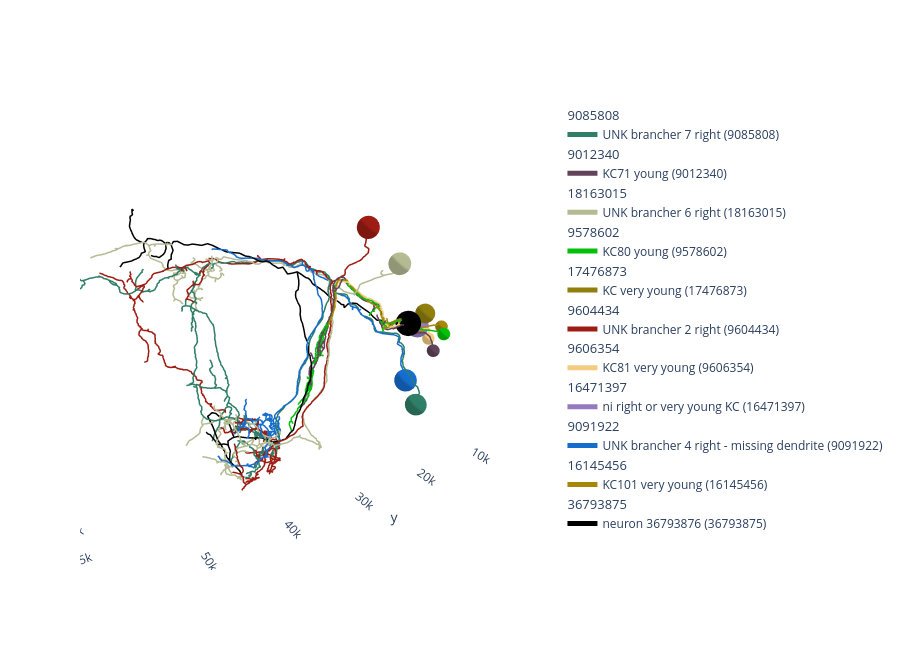

Write notebook code for a chart like this one.
### Code cell
# ── Plot 2: sorted by seymour2gaba ────────────────────────────────────────────
gabas = gaba_select_ns_in_seymour
top_seymour_matches = nbl_select_wide.sort_values("seymour2gaba", ascending=False)
seymours = ns_seymour[
    [skid in set(top_seymour_matches.seymour.head(10)) for skid in ns_seymour.skeleton_id]
]

colours = np.random.rand(len(seymours), 3)
colours = ["#%02x%02x%02x" % tuple((c * 255).astype(int)) for c in colours]
whites = ["black"] if type(gabas) == pymaid.core.CatmaidNeuron else ["black"] * len(gabas)

fig = navis.plot3d([seymours, gabas], color=colours + whites, inline=False)
fig.update_layout(
    height=650,
    legend=dict(tracegroupgap=0, font=dict(size=12), itemsizing="constant"),

 
    )

### Figure 1 — Plotly figure (JSON) as saved in the notebook; plotly's stock layout.template omitted (floating-point values rounded to 4 significant figures; data arrays with more than 128 entries replaced by an {"elided": "..."} marker saying what was removed)
{"data": [{"hoverinfo": "none", "hovertext": " ", "legendgroup": "9085808", "legendgrouptitle": {"text": "9085808"}, "line": {"color": "rgb(47,126,103)", "dash": "solid", "width": 3}, "mode": "lines", "name": "UNK brancher 7 right (9085808)", "opacity": 1, "showlegend": true, "type": "scatter3d", "x": {"elided": "2292 float values"}, "y": {"elided": "2292 float values"}, "z": {"elided": "2292 int values"}}, {"color": "rgb(47,126,103)", "hoverinfo": "name", "i": {"elided": "320 int values"}, "j": {"elided": "320 int values"}, "k": {"elided": "320 int values"}, "legendgroup": "9085808", "showlegend": false, "type": "mesh3d", "x": {"elided": "162 float values"}, "y": {"elided": "162 float values"}, "z": {"elided": "162 float values"}}, {"hoverinfo": "none", "hovertext": " ", "legendgroup": "9012340", "legendgrouptitle": {"text": "9012340"}, "line": {"color": "rgb(98,67,90)", "dash": "solid", "width": 3}, "mode": "lines", "name": "KC71 young (9012340)", "opacity": 1, "showlegend": true, "type": "scatter3d", "x": {"elided": "1048 float values"}, "y": {"elided": "1048 float values"}, "z": {"elided": "1048 int values"}}, {"color": "rgb(98,67,90)", "hoverinfo": "name", "i": {"elided": "320 int values"}, "j": {"elided": "320 int values"}, "k": {"elided": "320 int values"}, "legendgroup": "9012340", "showlegend": false, "type": "mesh3d", "x": {"elided": "162 float values"}, "y": {"elided": "162 float values"}, "z": {"elided": "162 float values"}}, {"hoverinfo": "none", "hovertext": " ", "legendgroup": "18163015", "legendgrouptitle": {"text": "18163015"}, "line": {"color": "rgb(180,187,147)", "dash": "solid", "width": 3}, "mode": "lines", "name": "UNK brancher 6 right (18163015)", "opacity": 1, "showlegend": true, "type": "scatter3d", "x": {"elided": "1935 float values"}, "y": {"elided": "1935 float values"}, "z": {"elided": "1935 int values"}}, {"color": "rgb(180,187,147)", "hoverinfo": "name", "i": {"elided": "320 int values"}, "j": {"elided": "320 int values"}, "k": {"elided": "320 int values"}, "legendgroup": "18163015", "showlegend": false, "type": "mesh3d", "x": {"elided": "162 float values"}, "y": {"elided": "162 float values"}, "z": {"elided": "162 float values"}}, {"hoverinfo": "none", "hovertext": " ", "legendgroup": "9578602", "legendgrouptitle": {"text": "9578602"}, "line": {"color": "rgb(4,192,11)", "dash": "solid", "width": 3}, "mode": "lines", "name": "KC80 young (9578602)", "opacity": 1, "showlegend": true, "type": "scatter3d", "x": {"elided": "1115 float values"}, "y": {"elided": "1115 float values"}, "z": {"elided": "1115 int values"}}, {"color": "rgb(4,192,11)", "hoverinfo": "name", "i": {"elided": "320 int values"}, "j": {"elided": "320 int values"}, "k": {"elided": "320 int values"}, "legendgroup": "9578602", "showlegend": false, "type": "mesh3d", "x": {"elided": "162 float values"}, "y": {"elided": "162 float values"}, "z": {"elided": "162 float values"}}, {"hoverinfo": "none", "hovertext": " ", "legendgroup": "17476873", "legendgrouptitle": {"text": "17476873"}, "line": {"color": "rgb(145,127,13)", "dash": "solid", "width": 3}, "mode": "lines", "name": "KC very young (17476873)", "opacity": 1, "showlegend": true, "type": "scatter3d", "x": [33220.0, 33310.0, 33288, 33230.0, 33250.0, 33180.0, 32930.0, 32790.0, 32737, 32623, 32510.0, 32410.0, 32340.0, 32300, 32260.0, 32190.0, 32170.0, 32290.0, 32330.0, 32700.0, null], "y": [15580.0, 15570.0, 15530.0, 15789, 15450.0, 15250.0, 15110.0, 14690.0, 14930.0, 14910.0, 14740.0, 14520.0, 14383, 13566, 13270.0, 12692, 12210.0, 11820.0, 11130.0, 8265, null], "z": [48900, 48850, 48800, 48750, 48700, 48650, 48700, 48750, 48800, 48850, 48950, 49050, 49150, 49250, 49200, 49100, 49000, 48900, 48750, 49150, null]}, {"color": "rgb(145,127,13)", "hoverinfo": "name", "i": {"elided": "320 int values"}, "j": {"elided": "320 int values"}, "k": {"elided": "320 int values"}, "legendgroup": "17476873", "showlegend": false, "type": "mesh3d", "x": {"elided": "162 float values"}, "y": {"elided": "162 float values"}, "z": {"elided": "162 float values"}}, {"hoverinfo": "none", "hovertext": " ", "legendgroup": "9604434", "legendgrouptitle": {"text": "9604434"}, "line": {"color": "rgb(157,29,20)", "dash": "solid", "width": 3}, "mode": "lines", "name": "UNK brancher 2 right (9604434)", "opacity": 1, "showlegend": true, "type": "scatter3d", "x": {"elided": "2445 float values"}, "y": {"elided": "2445 float values"}, "z": {"elided": "2445 int values"}}, {"color": "rgb(157,29,20)", "hoverinfo": "name", "i": {"elided": "320 int values"}, "j": {"elided": "320 int values"}, "k": {"elided": "320 int values"}, "legendgroup": "9604434", "showlegend": false, "type": "mesh3d", "x": {"elided": "162 float values"}, "y": {"elided": "162 float values"}, "z": {"elided": "162 float values"}}, {"hoverinfo": "none", "hovertext": " ", "legendgroup": "9606354", "legendgrouptitle": {"text": "9606354"}, "line": {"color": "rgb(244,204,128)", "dash": "solid", "width": 3}, "mode": "lines", "name": "KC81 very young (9606354)", "opacity": 1, "showlegend": true, "type": "scatter3d", "x": {"elided": "423 float values"}, "y": {"elided": "423 float values"}, "z": {"elided": "423 int values"}}, {"color": "rgb(244,204,128)", "hoverinfo": "name", "i": {"elided": "320 int values"}, "j": {"elided": "320 int values"}, "k": {"elided": "320 int values"}, "legendgroup": "9606354", "showlegend": false, "type": "mesh3d", "x": {"elided": "162 float values"}, "y": {"elided": "162 float values"}, "z": {"elided": "162 float values"}}, {"hoverinfo": "none", "hovertext": " ", "legendgroup": "16471397", "legendgrouptitle": {"text": "16471397"}, "line": {"color": "rgb(150,122,192)", "dash": "solid", "width": 3}, "mode": "lines", "name": "ni right or very young KC (16471397)", "opacity": 1, "showlegend": true, "type": "scatter3d", "x": [33050.0, 33050.0, 33050.0, 32990.0, 32870.0, 32620.0, 32490.0, 32490.0, 32470.0, 32450.0, 32440.0, 32420.0, 32440.0, 32460.0, 32480.0, 32490.0, 32520.0, 32550.0, 32580.0, 32600.0, 32610.0, 32620.0, 32630.0, 32640.0, 32680.0, 32725, 32740.0, 32750.0, 32730.0, 32706, 32730.0, 32760.0, 32830.0, 32900.0, 32900.0, 32910.0, 32990.0, 33070.0, 33150.0, 33230.0, 33250.0, 33280.0, 33310.0, 33340.0, 33400.0, 33450.0, 33530.0, 33600.0, 33710.0, 33810.0, 33920.0, 34030.0, 34120.0, 34200.0, 34340.0, 34490.0, 34930.0, 35370.0, 36200.0, 36230.0, 36270.0, 36300.0, 36340.0, 36370.0, 36410.0, 36440.0, 36480.0, 36510.0, 36550.0, 36580.0, null], "y": [14630.0, 14600.0, 14210.0, 13990.0, 13920.0, 13270.0, 13140.0, 13100.0, 13080.0, 13060.0, 12960.0, 12860.0, 12726, 12630.0, 12530.0, 12440.0, 12410.0, 12384, 12360.0, 12330.0, 12340.0, 12340.0, 12350.0, 12350.0, 12140.0, 11940.0, 11840.0, 11750.0, 11740.0, 11719, 11630.0, 11540.0, 11350.0, 11170.0, 11150.0, 11140.0, 11020.0, 10900.0, 10840.0, 10790.0, 10700.0, 10610.0, 10500.0, 10400.0, 10300.0, 10200.0, 10110.0, 10010.0, 9877.0, 9740.0, 9676.0, 9611.0, 9550.0, 9488.0, 9329.0, 9171.0, 8523.0, 7876.0, 6709.0, 6660.0, 6610.0, 6560.0, 6510.0, 6460.0, 6410.0, 6361.0, 6311.0, 6261.0, 6211.0, 6161.0, null], "z": [48600, 48650, 48700, 48750, 48800, 48800, 48750, 48700, 48650, 48600, 48550, 48500, 48450, 48400, 48350, 48300, 48250, 48200, 48150, 48100, 48050, 48000, 47950, 47900, 47850, 47800, 47750, 47700, 47650, 47600, 47550, 47500, 47450, 47400, 47350, 47300, 47250, 47200, 47150, 47100, 47050, 47000, 46950, 46900, 46850, 46800, 46750, 46700, 46650, 46600, 46550, 46500, 46450, 46400, 46350, 46300, 46250, 46200, 46200, 46150, 46100, 46050, 46000, 45950, 45900, 45850, 45800, 45750, 45700, 45650, null]}, {"color": "rgb(150,122,192)", "hoverinfo": "name", "i": {"elided": "320 int values"}, "j": {"elided": "320 int values"}, "k": {"elided": "320 int values"}, "legendgroup": "16471397", "showlegend": false, "type": "mesh3d", "x": {"elided": "162 float values"}, "y": {"elided": "162 float values"}, "z": {"elided": "162 float values"}}, {"hoverinfo": "none", "hovertext": " ", "legendgroup": "9091922", "legendgrouptitle": {"text": "9091922"}, "line": {"color": "rgb(21,109,206)", "dash": "solid", "width": 3}, "mode": "lines", "name": "UNK brancher 4 right - missing dendrite (9091922)", "opacity": 1, "showlegend": true, "type": "scatter3d", "x": {"elided": "1687 float values"}, "y": {"elided": "1687 float values"}, "z": {"elided": "1687 int values"}}, {"color": "rgb(21,109,206)", "hoverinfo": "name", "i": {"elided": "320 int values"}, "j": {"elided": "320 int values"}, "k": {"elided": "320 int values"}, "legendgroup": "9091922", "showlegend": false, "type": "mesh3d", "x": {"elided": "162 float values"}, "y": {"elided": "162 float values"}, "z": {"elided": "162 float values"}}, {"hoverinfo": "none", "hovertext": " ", "legendgroup": "16145456", "legendgrouptitle": {"text": "16145456"}, "line": {"color": "rgb(166,135,10)", "dash": "solid", "width": 3}, "mode": "lines", "name": "KC101 very young (16145456)", "opacity": 1, "showlegend": true, "type": "scatter3d", "x": {"elided": "414 float values"}, "y": {"elided": "414 float values"}, "z": {"elided": "414 int values"}}, {"color": "rgb(166,135,10)", "hoverinfo": "name", "i": {"elided": "320 int values"}, "j": {"elided": "320 int values"}, "k": {"elided": "320 int values"}, "legendgroup": "16145456", "showlegend": false, "type": "mesh3d", "x": {"elided": "162 float values"}, "y": {"elided": "162 float values"}, "z": {"elided": "162 float values"}}, {"hoverinfo": "none", "hovertext": " ", "legendgroup": "36793875", "legendgrouptitle": {"text": "36793875"}, "line": {"color": "rgb(0,0,0)", "dash": "solid", "width": 3}, "mode": "lines", "name": "neuron 36793876 (36793875)", "opacity": 1, "showlegend": true, "type": "scatter3d", "x": {"elided": "255 float values"}, "y": {"elided": "255 float values"}, "z": {"elided": "255 float values"}}, {"color": "rgb(0,0,0)", "hoverinfo": "name", "i": {"elided": "320 int values"}, "j": {"elided": "320 int values"}, "k": {"elided": "320 int values"}, "legendgroup": "36793875", "showlegend": false, "type": "mesh3d", "x": {"elided": "162 float values"}, "y": {"elided": "162 float values"}, "z": {"elided": "162 float values"}}], "layout": {"autosize": true, "height": 650, "legend": {"bgcolor": "rgba(0,0,0,0)", "font": {"size": 12}, "itemsizing": "constant", "orientation": "v", "tracegroupgap": 0}, "paper_bgcolor": "rgba(0,0,0,0)", "plot_bgcolor": "rgba(0,0,0,0)", "scene": {"aspectmode": "data", "aspectratio": {"x": 1, "y": 1, "z": 1}, "camera": {"eye": {"x": -1.743, "y": 1.071, "z": 0.71}, "up": {"x": 0, "y": 0, "z": 1}}, "xaxis": {"backgroundcolor": "rgb(240, 240, 240)", "gridcolor": "rgb(255, 255, 255)", "showbackground": false, "showgrid": false, "showline": false, "zerolinecolor": "rgb(255, 255, 255)"}, "yaxis": {"backgroundcolor": "rgb(240, 240, 240)", "gridcolor": "rgb(255, 255, 255)", "showbackground": false, "showgrid": false, "showline": false, "zerolinecolor": "rgb(255, 255, 255)"}, "zaxis": {"backgroundcolor": "rgb(240, 240, 240)", "gridcolor": "rgb(255, 255, 255)", "showbackground": false, "showgrid": false, "showline": false, "zerolinecolor": "rgb(255, 255, 255)"}}, "showlegend": true}}
